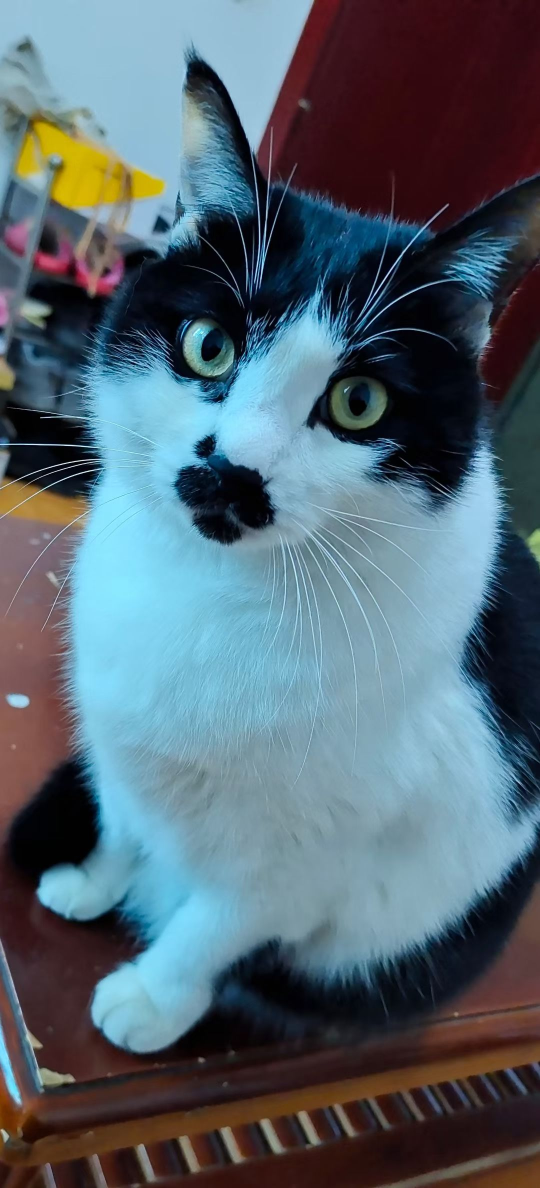
#> input picture test-upload-xiaomai.jpg, 1080 x 2376 px (shown at 1/2 size)
$ python process_team_photo.py ../test-upload-xiaomai.jpg out.png
#> lines starting #> are read from the running program, lines starting #| are printed output that depends on the picture
"""处理小院合照，使其与站点配色协调。

为什么要处理：这张合照是户外阴天拍摄，整体偏灰冷；而站点主色调是暖黄
（#F4C96B / #FDF6E2 一带）。直接把原图放进暖色卡片里会"贴"上去，显得生硬。

处理三件事：
  1. 轻微暖化并压低一点对比度，让冷灰调向暖调靠拢，但不改变照片本身的样子
  2. 缩到 1400px 宽并压缩——网页用不到 2500px，原图 1MB 拖慢加载
  3. 保留原始宽高比

不做的事：不加滤镜特效、不磨皮、不动人物。照片是真实记录，不能修成"宣传照"。
"""
import os
import sys
from PIL import Image, ImageEnhance

SRC = sys.argv[1]
DST = sys.argv[2]
TARGET_WIDTH = 1400


def warm_and_soften(img):
    """向站点暖色调靠拢：轻微暖化 + 稍降对比与饱和。"""
    # 1) 轻微暖化：拉高红通道、轻微压低蓝通道
    r, g, b = img.split()
    r = r.point(lambda v: min(255, int(v * 1.045 + 4)))
    b = b.point(lambda v: int(v * 0.965))
    img = Image.merge('RGB', (r, g, b))
    # 2) 降一点对比，让画面更柔和，不至于在暖底上显得"跳"
    img = ImageEnhance.Contrast(img).enhance(0.94)
    # 3) 轻微降饱和，靠近站点的低饱和配色
    img = ImageEnhance.Color(img).enhance(0.92)
    # 4) 提一点亮度，避免在浅色卡片里发闷
    img = ImageEnhance.Brightness(img).enhance(1.02)
    return img


def main():
    img = Image.open(SRC)
#> img is the input picture: PIL image 1080x2376 RGB; mean R, G, B 83.7, 100.8, 111.4
    if img.mode != 'RGB':
        img = img.convert('RGB')
    original = img.size
#> original = (1080, 2376)

    if img.width > TARGET_WIDTH:
        height = round(img.height * TARGET_WIDTH / img.width)
        img = img.resize((TARGET_WIDTH, height), Image.LANCZOS)

    img = warm_and_soften(img)
#> in warm_and_soften, `r, g, b = img.split()`:
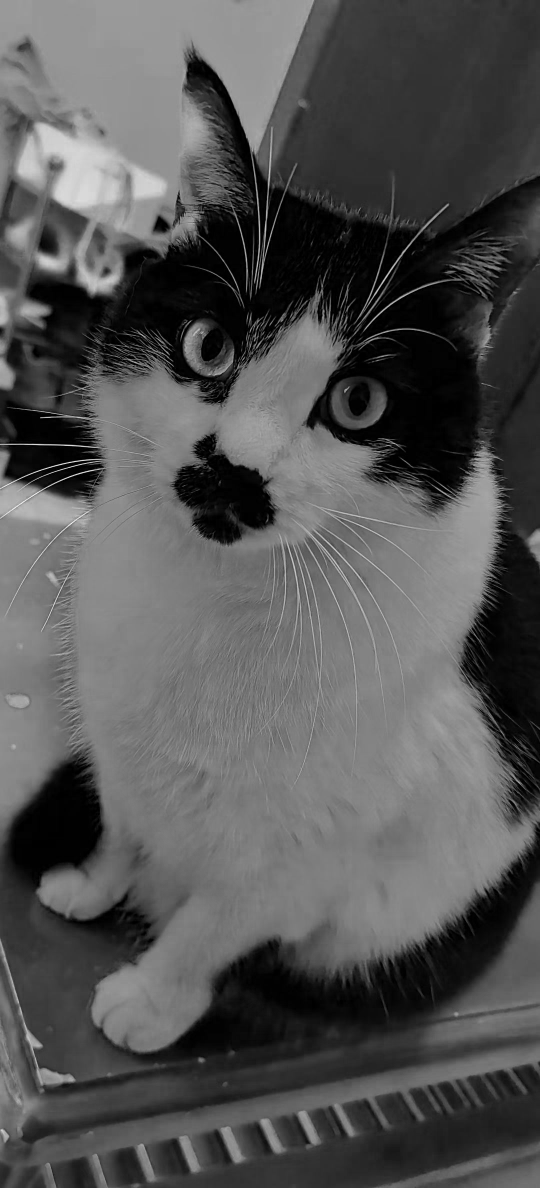
#> r: PIL image 1080x2376 L (shown at 1/2 size); min 0, max 255, mean 83.7
#> in warm_and_soften, `r, g, b = img.split()`:
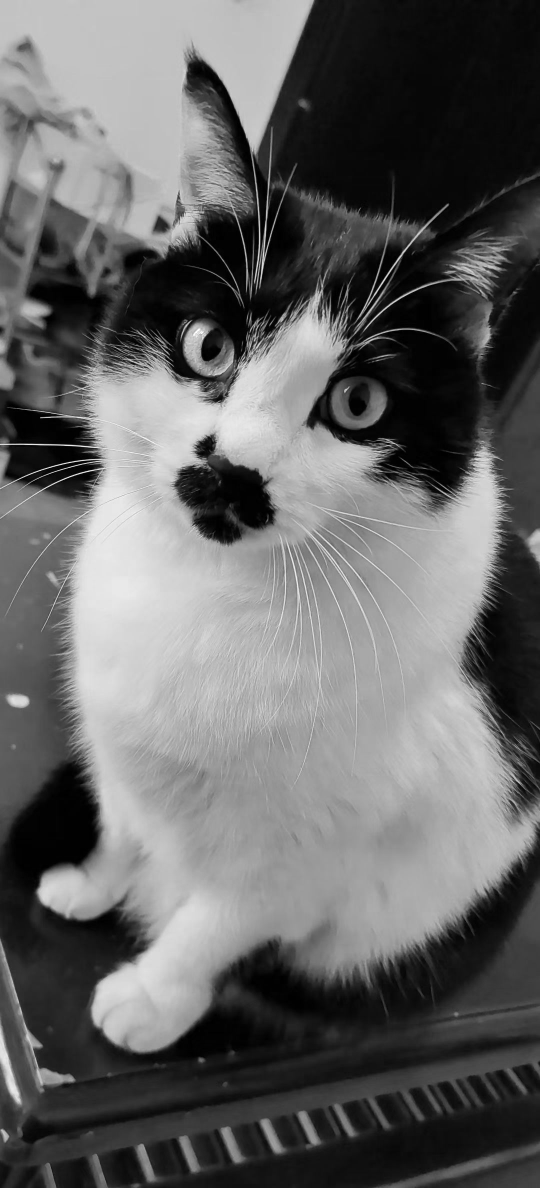
#> g: PIL image 1080x2376 L (shown at 1/2 size); min 0, max 255, mean 100.8
#> in warm_and_soften, `r, g, b = img.split()`:
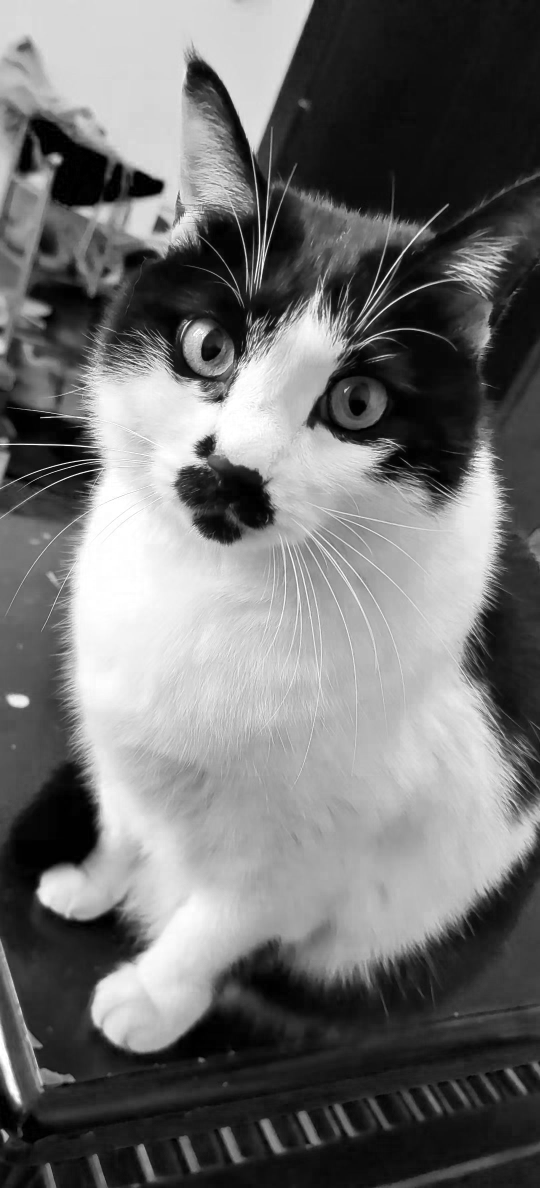
#> b: PIL image 1080x2376 L (shown at 1/2 size); min 0, max 255, mean 111.4
#> in warm_and_soften, `img = ImageEnhance.Color(img).enhance(0.92)`:
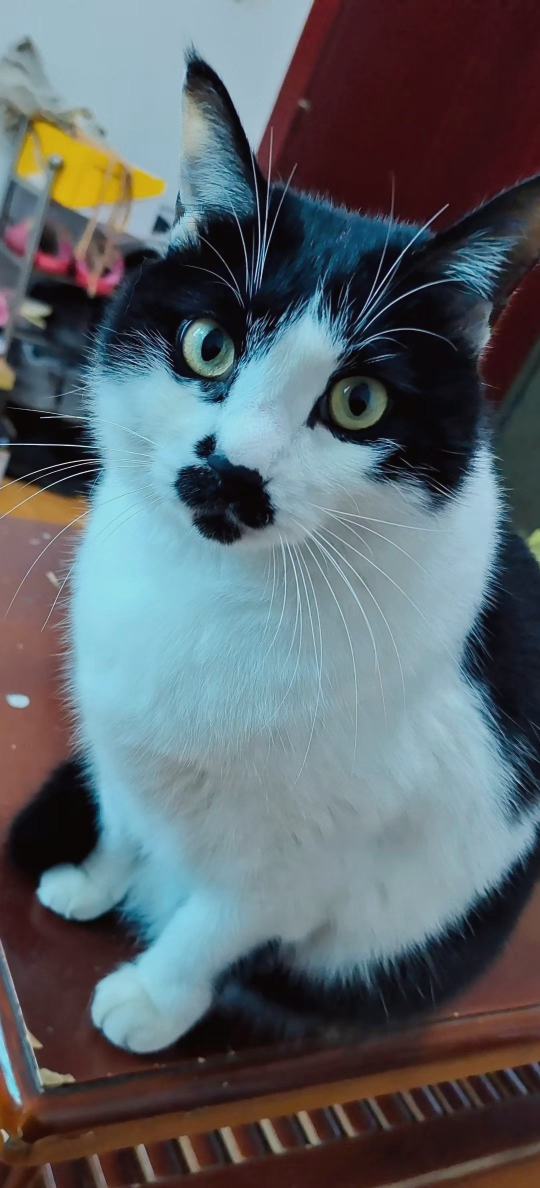
#> img: PIL image 1080x2376 RGB (shown at 1/2 size); mean R, G, B 91.1, 99.6, 104.9

    os.makedirs(os.path.dirname(os.path.abspath(DST)), exist_ok=True)
    img.save(DST, 'JPEG', quality=84, optimize=True, progressive=True)

    src_kb = os.path.getsize(SRC) / 1024
    dst_kb = os.path.getsize(DST) / 1024
    print(f'原图 {original[0]}x{original[1]}  {src_kb:.0f}KB')
#| 原图 1080x2376  230KB
    print(f'输出 {img.width}x{img.height}  {dst_kb:.0f}KB  -> {DST}')
#| 输出 1080x2376  237KB  -> out.png


if __name__ == '__main__':
    main()
